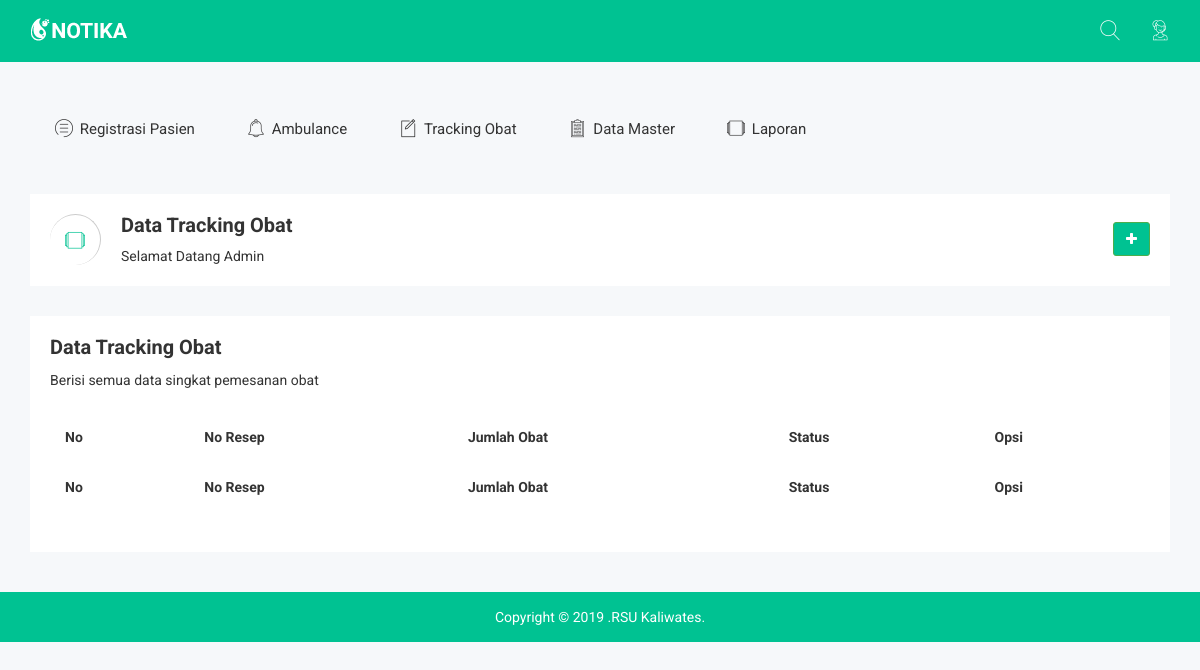
The page /tracking_obat/tracking_obat.php on the database as committed earlier.
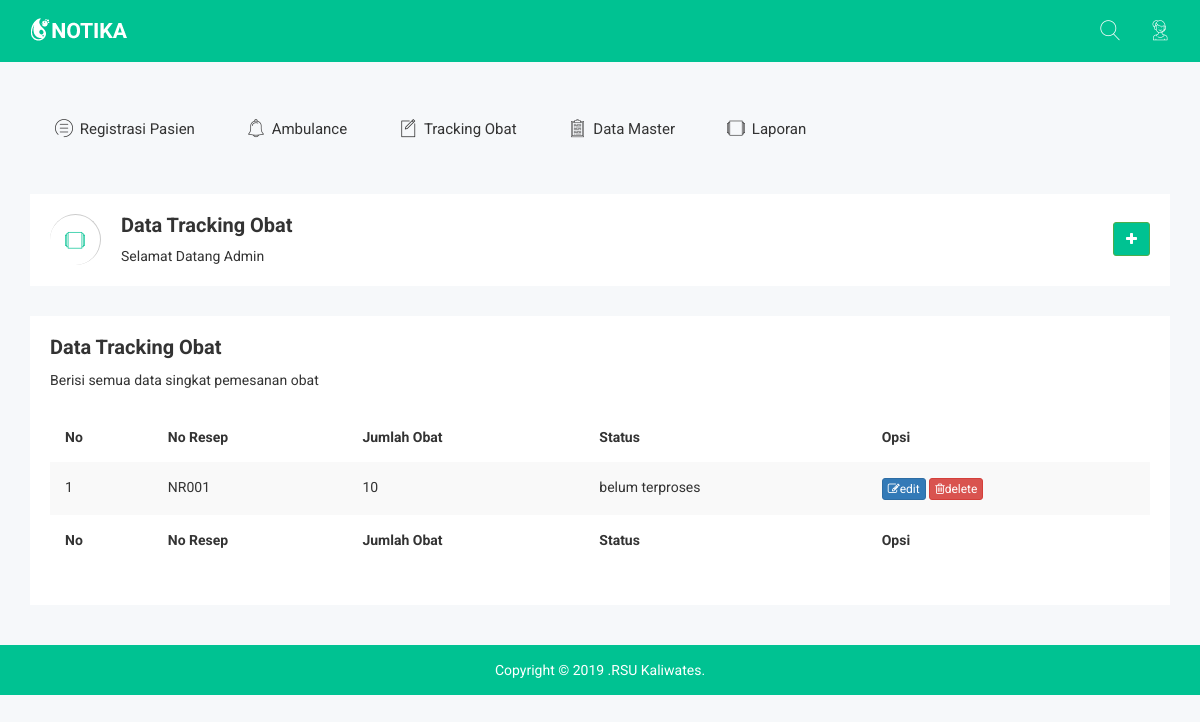
The same page on the database as committed later.
### tables this page shows
CREATE TABLE `status_obat` (
  `id_obat` int(11) NOT NULL,
  `no_resep` varchar(5) NOT NULL,
  `jml_obat` varchar(2) NOT NULL,
  `status` enum('belum terproses','dirproses','selesai','') NOT NULL
);

### functions.php (called while the page is built)
<?php
$conn = mysqli_connect("localhost","root","","db_rsuk");
function query($query){
  global $conn;
  $result =  mysqli_query($conn, $query);
  $rows  = [];
  while( $row = mysqli_fetch_assoc($result)){
    $rows[] = $row;
  }
  return $rows;
}
?>

### tracking_obat/tracking_obat.php (the view, shortened to what the changed rows need)
<?php
require '../functions.php';
$obt = query("SELECT * FROM status_obat");
?>
<!doctype html>
<html class="no-js" lang="">
<head>
    <link rel="stylesheet" href="../css/bootstrap.min.css">
    <link rel="stylesheet" href="../css/font-awesome.min.css">
    <link rel="stylesheet" href="../css/owl.carousel.css">
    <link rel="stylesheet" href="../css/owl.theme.css">
    <link rel="stylesheet" href="../css/owl.transitions.css">
    <link rel="stylesheet" href="../css/meanmenu/meanmenu.min.css">
    <link rel="stylesheet" href="../css/animate.css">
    <link rel="stylesheet" href="../css/normalize.css">
    <link rel="stylesheet" href="../css/wave/waves.min.css">
    <link rel="stylesheet" href="../css/wave/button.css">
    <link rel="stylesheet" href="../css/scrollbar/jquery.mCustomScrollbar.min.css">
    <link rel="stylesheet" href="../css/notika-custom-icon.css">
    <link rel="stylesheet" href="../css/jquery.dataTables.min.css">
    <link rel="stylesheet" href="../css/main.css">
    <link rel="stylesheet" href="../style.css">
    <link rel="stylesheet" href="../css/responsive.css">
</head>
<body>
	<div class="breadcomb-area">
		<div class="container">
			<div class="row">
				<div class="col-lg-12 col-md-12 col-sm-12 col-xs-12">
					<div class="breadcomb-list">
						<div class="row">
							<div class="col-lg-6 col-md-6 col-sm-6 col-xs-12">
								<div class="breadcomb-wp">
									<div class="breadcomb-ctn">
										<h2>Data Tracking Obat</h2>
									</div>
								</div>
							</div>
						</div>
					</div>
				</div>
			</div>
		</div>
	</div>
    <div class="data-table-area">
        <div class="container">
            <div class="row">
                <div class="col-lg-12 col-md-12 col-sm-12 col-xs-12">
                    <div class="data-table-list">
                        <div class="basic-tb-hd">
                            <h2>Data Tracking Obat</h2>
                        </div>
                        <div class="table-responsive">
                            <table id="data-table-basic" class="table table-striped">
                                <thead>
                                    <tr>
                                        <th>No</th>
                                        <th>No Resep</th>
                                        <th>Jumlah Obat</th>
                                        <th>Status</th>
                                        <th>Opsi</th>
                                    </tr>
                                </thead>
                                <tbody>
                                  <?php foreach ($obt as $row) : ?>
                                    <tr>
                                        <td><?= $row['id_obat']; ?></td>
                                        <td><?= $row['no_resep'];?></td>
                                        <td><?= $row['jml_obat'];?></td>
                                        <td><?= $row['status'];?></td>
                                          <td> <button type="button"class="btn btn-primary btn-xs editbtn"><i class="fa fa-edit"></i>edit</button>
                                           <button type="button"class="btn btn-danger btn-xs deletebtn"><i class="fa fa-trash-o"></i>delete</button>
                                        </td>
                                    </tr>
                                  <?php endforeach; ?>
                                </tbody>
                                <tfoot>
                                    <tr>
                                        <th>No</th>
                                        <th>No Resep</th>
                                        <th>Jumlah Obat</th>
                                        <th>Status</th>
                                        <th>Opsi</th>
                                    </tr>
                                </tfoot>
                            </table>
                        </div>
                    </div>
                </div>
            </div>
        </div>
    </div>
</body>
</html>

Rows that differ between the two databases and show on the page:
added status_obat: id_obat "1", no_resep "NR001", jml_obat "10", status "belum terproses"
